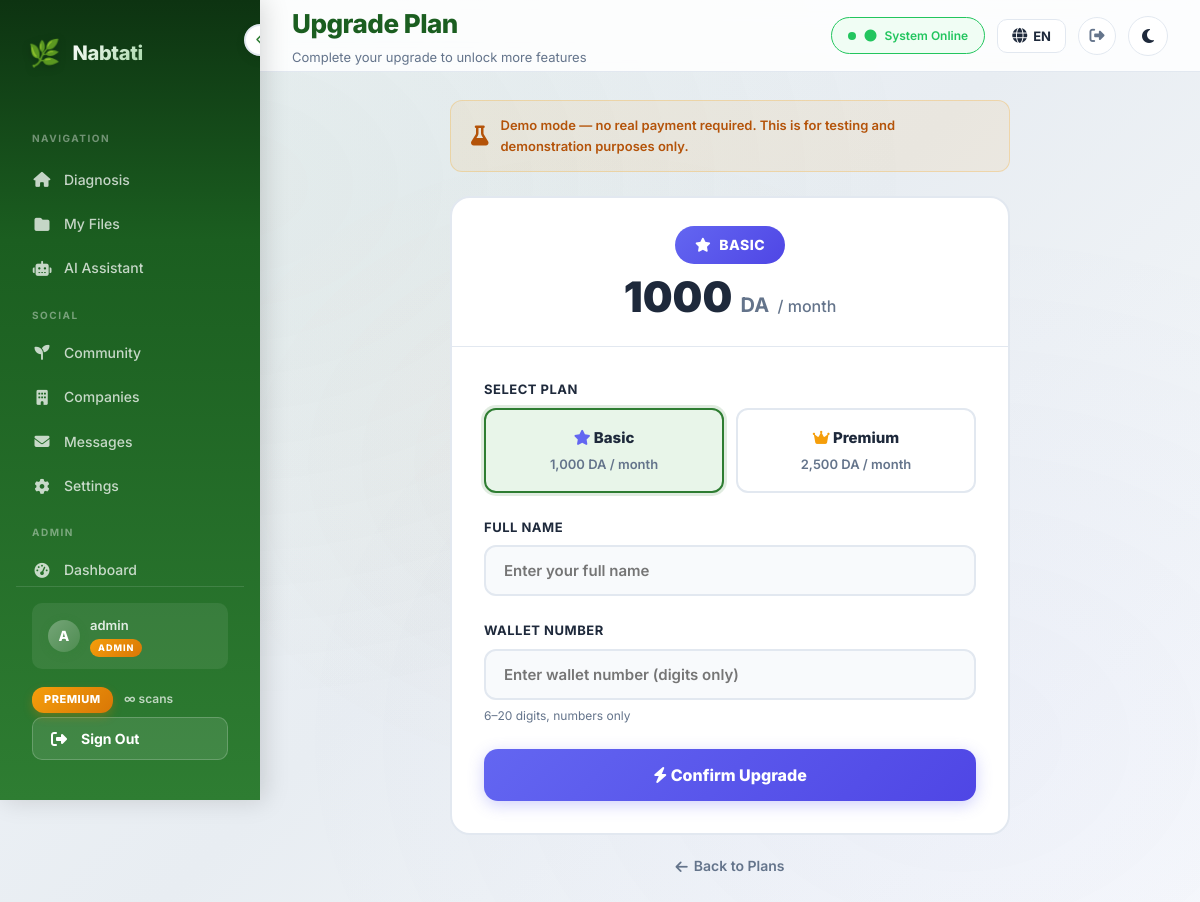
The page /upgrade/ (signed in) on the database its author committed.
### analysis/models.py (models this page shows, shortened)
class CustomUser(AbstractUser):
    email = models.EmailField(unique=True)
    email_verified = models.BooleanField(default=False)
    birth_date = models.DateField(null=True, blank=True)
    PURPOSE_CHOICES = [
        ("farmer", "Farmer"),
        ("company", "Company"),
        ("other", "Other"),
    ]
    purpose = models.CharField(
        max_length=20,
        choices=PURPOSE_CHOICES,
        default="other",
    )
    user_code = models.CharField(
        max_length=6,
        unique=True,
        default=generate_user_code,
    )
    avatar = models.ImageField(upload_to="avatars/", null=True, blank=True)
    bio = models.TextField(max_length=500, blank=True)
    location = models.CharField(max_length=100, blank=True)
    crops_of_interest = models.JSONField(default=list, blank=True)
    role = models.CharField(
        max_length=10,
        choices=ROLE_CHOICES,
        default="user",
    )
    plan_type = models.CharField(
        max_length=10,
        choices=PLAN_CHOICES,
        default="free",
    )
    subscription_start = models.DateTimeField(null=True, blank=True)
    subscription_end = models.DateTimeField(null=True, blank=True)
    daily_scan_count = models.PositiveIntegerField(default=0)
    last_scan_date = models.DateField(null=True, blank=True)
    total_scans_count = models.PositiveIntegerField(default=0)
    class Meta:
        verbose_name = "User"
        verbose_name_plural = "Users"
    def get_display_name(self):
        if self.role == "company":
            try:
                return self.company_profile.company_name
            except Exception:
                return self.get_full_name() or self.username
        return self.get_full_name() or self.username
    @property
    def is_expert(self):
        return self.role == "expert"
    @property
    def is_admin_role(self):
        return self.role == "admin" or self.is_staff
    @property
    def effective_plan_type(self):
        if self.is_staff:
            return "premium"
        return self.plan_type
    @property
    def plan_config(self):
        return PLAN_CONFIG.get(self.effective_plan_type, PLAN_CONFIG["free"])
    def get_daily_limit(self):
        return self.plan_config["daily_limit"]
    def remaining_scans_today(self):
        from django.utils import timezone as tz
        self._reset_daily_count_if_needed(tz.localdate())
        limit = self.get_daily_limit()
        if limit is None:
            return None
        return max(0, limit - self.daily_scan_count)
    def can_use_chat(self):
        if self.is_staff:
            return True
        return self.plan_type == "premium"
    def check_and_expire_subscription(self):
        if self.is_staff:
            return False  # Staff never expire
    def _reset_daily_count_if_needed(self, today):
        if self.last_scan_date != today:
            self.daily_scan_count = 0
            self.last_scan_date = today
            self.save(update_fields=["daily_scan_count", "last_scan_date"])

### analysis/views.py (the view, shortened to what this page needs)
# urls.py: path("upgrade/", views.upgrade_plan, name="upgrade_plan"),
@login_required
def upgrade_plan(request):
    selected_plan = request.GET.get("plan", "basic")
    if selected_plan not in ("basic", "premium"):
        selected_plan = "basic"
    plan_config = PLAN_CONFIG.get(selected_plan, PLAN_CONFIG["basic"])
    context = {
        "selected_plan": selected_plan,
        "plan_config": plan_config,
        "errors": {},
        "form_data": {},
    }
    return render(request, "analysis/upgrade.html", context)

### experts/services.py (called while the page is built)
def get_unread_count(user: CustomUser) -> int:
    from experts.models import Message, Conversation
    from django.db.models import Q
    conversations = Conversation.objects.filter(Q(user=user) | Q(expert=user))
    return Message.objects.filter(
        conversation__in=conversations,
        is_read=False,
    ).exclude(sender=user).count()

### analysis/templates/analysis/upgrade.html (shortened to what this page needs)
{% extends "analysis/base.html" %}
{% load static %}
{% load i18n %}
{% block header_title %}{% trans "Upgrade Plan" %}{% endblock %}
{% block header_subtitle %}{% trans "Complete your upgrade to unlock more features" %}{% endblock %}
{% block content %}
<div class="upgrade-container">
    <div class="demo-warning">
        <i class="fas fa-flask" style="font-size: 20px; flex-shrink: 0;"></i>
        <span>{% trans "Demo mode — no real payment required. This is for testing and demonstration purposes only." %}</span>
    </div>
    <div class="upgrade-card">
        <div class="upgrade-card-header">
            <div class="upgrade-plan-badge {{ selected_plan }}">
                {% if selected_plan == 'premium' %}
                    <i class="fas fa-crown"></i> {% trans "Premium" %}
                {% else %}
                    <i class="fas fa-star"></i> {% trans "Basic" %}
                {% endif %}
            </div>
            <div class="upgrade-price">
                {{ plan_config.price|stringformat:"d" }}
                <span class="currency">DA</span>
                <span class="period">/ {% trans "month" %}</span>
            </div>
        </div>
        <form method="POST" class="upgrade-form" id="upgradeForm">
            <div class="form-group">
                <label class="form-label">{% trans "Select Plan" %}</label>
                <div class="plan-switcher">
                    <div class="plan-option">
                        <label for="plan_basic" class="plan-option-label">
                            <span class="plan-opt-name"><i class="fas fa-star" style="color:#6366f1;"></i> {% trans "Basic" %}</span>
                            <span class="plan-opt-price">1,000 DA / {% trans "month" %}</span>
                        </label>
                    </div>
                    <div class="plan-option">
                        <label for="plan_premium" class="plan-option-label">
                            <span class="plan-opt-name"><i class="fas fa-crown" style="color:#f59e0b;"></i> {% trans "Premium" %}</span>
                            <span class="plan-opt-price">2,500 DA / {% trans "month" %}</span>
                        </label>
                    </div>
                </div>
            </div>
            <div class="form-group">
                <label class="form-label" for="full_name">{% trans "Full Name" %}</label>
                <input type="text" class="form-input {% if errors.full_name %}error{% endif %}"
                       id="full_name" name="full_name"
                       placeholder="{% trans 'Enter your full name' %}"
                       value="{{ form_data.full_name|default:'' }}"
                       required minlength="2" maxlength="150" autocomplete="name">
            </div>
            <div class="form-group">
                <label class="form-label" for="wallet_number">{% trans "Wallet Number" %}</label>
                <input type="text" class="form-input {% if errors.wallet_number %}error{% endif %}"
                       id="wallet_number" name="wallet_number"
                       placeholder="{% trans 'Enter wallet number (digits only)' %}"
                       value="{{ form_data.wallet_number|default:'' }}"
                       required pattern="[0-9]{6,20}" inputmode="numeric" maxlength="20"
                       oninput="this.value = this.value.replace(/[^0-9]/g, '')">
                {% if errors.wallet_number %}
                <div class="form-error"><i class="fas fa-exclamation-circle"></i> {{ errors.wallet_number }}</div>
                {% else %}
                <div class="form-hint">{% trans "6–20 digits, numbers only" %}</div>
                {% endif %}
            </div>
            <button type="submit" class="submit-btn {{ selected_plan }}-btn" id="submitBtn">
                <span class="btn-text">
                    <i class="fas fa-bolt"></i>
                    {% trans "Confirm Upgrade" %}
                </span>
            </button>
        </form>
    </div>
    <a href="{% url 'plans' %}" class="back-link">
        <i class="fas fa-arrow-left"></i> {% trans "Back to Plans" %}
    </a>
</div>
{% endblock %}

### analysis/templates/analysis/base.html (shortened to what this page needs)
{% load static %}
{% load i18n %}
<!DOCTYPE html>
<html lang="{{ LANGUAGE_CODE }}" dir="{% if LANGUAGE_CODE == 'ar' %}rtl{% else %}ltr{% endif %}" data-theme="light">
<head>
    <link href="https://cdnjs.cloudflare.com/ajax/libs/font-awesome/6.4.0/css/all.min.css" rel="stylesheet">
    <link rel="stylesheet" href="{% static 'css/style.css' %}">
    <link rel="stylesheet" href="{% static 'css/mobile.css' %}">
</head>
<body>
    <aside class="sidebar" id="sidebar" role="navigation" aria-label="{% trans 'Main navigation' %}" style="display:flex;flex-direction:column;">
        <button class="toggle-btn" onclick="toggleSidebar()" aria-label="{% trans 'Toggle sidebar' %}" aria-expanded="true">
            <i class="fas fa-chevron-left"></i>
        </button>
        <div class="logo">
            <span class="logo-icon">🌿</span>
            <span class="logo-text">Nabtati</span>
        </div>
        <div class="nav-section-label">{% trans "Navigation" %}</div>
        <div style="flex:1;overflow-y:auto;">
        <nav>
            <a href="{% url 'home' %}" class="nav {% block nav_home %}{% endblock %}" {% block nav_home_aria %}{% endblock %}>
                <i class="fas fa-home"></i>
                <span class="nav-text">{% trans "Diagnosis" %}</span>
            </a>
            <a href="{% url 'my_files' %}" class="nav {% block nav_files %}{% endblock %}" {% block nav_files_aria %}{% endblock %}>
                <i class="fas fa-folder"></i>
                <span class="nav-text">{% trans "My Files" %}</span>
            </a>
            <a href="{% url 'assistant' %}" class="nav {% block nav_assistant %}{% endblock %}" {% block nav_assistant_aria %}{% endblock %}>
                <i class="fas fa-robot"></i>
                <span class="nav-text">{% trans "AI Assistant" %}</span>
            </a>
            <div class="nav-section-label">{% trans "Social" %}</div>
            <a href="{% url 'community:feed' %}" class="nav {% block nav_community %}{% endblock %}">
                <i class="fas fa-seedling"></i>
                <span class="nav-text">{% trans "Community" %}</span>
            </a>
            <a href="{% url 'companies:directory' %}" class="nav {% block nav_companies %}{% endblock %}">
                <i class="fas fa-building"></i>
                <span class="nav-text">{% trans "Companies" %}</span>
            </a>
            <a href="{% url 'companies:user_messages' %}" class="nav {% block nav_user_messages %}{% endblock %}">
                <i class="fas fa-envelope"></i>
                <span class="nav-text">{% trans "Messages" %}</span>
            </a>
            <a href="{% url 'settings' %}" class="nav {% block nav_settings %}{% endblock %}">
                <i class="fas fa-cog"></i>
                <span class="nav-text">{% trans "Settings" %}</span>
            </a>
        </nav>
        {% if user.is_staff %}
        <div class="nav-section-label">{% trans "Admin" %}</div>
        <nav>
            <a href="{% url 'manager:dashboard' %}" class="nav {% block nav_admin_dashboard %}{% endblock %}">
                <i class="fas fa-gauge-high"></i>
                <span class="nav-text">{% trans "Dashboard" %}</span>
            </a>
        </nav>
        {% endif %}
        </div>
        <div class="sidebar-footer">
            {% if user.is_authenticated %}
            <div class="user-info">
                <div class="user-avatar">{{ user.username|make_list|first|upper }}</div>
                <span class="nav-text user-name">
                    {{ user.get_display_name }}
                    {% if user.is_staff %}
                    <span class="admin-badge-sm">{% trans "ADMIN" %}</span>
                    {% endif %}
                </span>
            </div>
            <div class="nav-text plan-info-sidebar" style="padding: 10px 0 4px 0; font-size: 12px;">
                <span class="plan-badge plan-badge-{{ plan_type }}" style="
                    display: inline-block;
                    padding: 4px 12px;
                    border-radius: 12px;
                    font-size: 11px;
                    font-weight: 800;
                    letter-spacing: 0.5px;
                    text-transform: uppercase;
                    {% if plan_type == 'premium' %}
                        background: linear-gradient(135deg, #f59e0b, #d97706);
                        color: #fff;
                        box-shadow: 0 4px 10px rgba(217, 119, 6, 0.3);
                    {% elif plan_type == 'basic' %}
                        background: linear-gradient(135deg, #6366f1, #4f46e5);
                        color: #fff;
                        box-shadow: 0 4px 10px rgba(79, 70, 229, 0.3);
                    {% else %}
                        background: #fff;
                        color: var(--primary);
                        box-shadow: 0 4px 10px rgba(0,0,0,0.1);
                    {% endif %}
                ">{{ plan_label }}</span>
                {% if daily_limit is not None %}
                <span style="color: rgba(255,255,255,0.7); margin-left: 8px; font-weight: 600;">
                    {{ remaining_scans }}/{{ daily_limit }} {% trans "scans" %}
                </span>
                {% else %}
                <span style="color: rgba(255,255,255,0.7); margin-left: 8px; font-weight: 600;">
                    ∞ {% trans "scans" %}
                </span>
                {% endif %}
            </div>
            <button class="sidebar-logout-btn" onclick="confirmLogout()" data-logout-url="{% url 'logout' %}">
                <i class="fas fa-right-from-bracket"></i>
                <span class="nav-text">{% trans "Sign Out" %}</span>
            </button>
            {% else %}
            <a href="{% url 'login' %}" class="nav">
                <i class="fas fa-sign-in-alt"></i>
                <span class="nav-text">{% trans "Login" %}</span>
            </a>
            {% endif %}
        </div>
    </aside>
    <div class="main-wrapper">
        <header class="header desktop-header">
            <div>
                <h1 class="header-title">{% block header_title %}Nabtati{% endblock %}</h1>
                <p class="header-subtitle">{% block header_subtitle %}{% endblock %}</p>
            </div>
            <div class="header-actions">
                {% block header_actions %}
                <span class="status-badge" role="status" aria-live="polite">
                    <i class="fas fa-circle"></i> {% trans "System Online" %}
                </span>
                {% endblock %}
                <div class="lang-switcher" id="langSwitcher">
                    <button class="lang-btn" id="langToggle" type="button" aria-label="{% trans 'Change language' %}">
                        <i class="fas fa-globe"></i>
                        <span>{{ LANGUAGE_CODE|upper }}</span>
                    </button>
                </div>
                {% if user.is_authenticated %}
                <button class="header-logout-btn" onclick="confirmLogout()" data-logout-url="{% url 'logout' %}" title="{% trans 'Sign Out' %}">
                    <i class="fas fa-right-from-bracket"></i>
                </button>
                {% endif %}
                <button class="theme-toggle desktop-theme-toggle" onclick="toggleTheme()" aria-label="{% trans 'Toggle dark mode' %}">
                    <i class="fas fa-moon" id="theme-icon"></i>
                </button>
            </div>
        </header>
        <main class="content" id="main-content">
            {% block content %}{% endblock %}
        </main>
    </div>
</body>
</html>

### static/css/mobile.css (style rules this page uses)
.user-info { display: flex; align-items: center; gap: 10px; padding: 12px 16px; margin-bottom: 8px; border-radius: var(--radius-sm); background: rgba(255, 255, 255, 0.08); }
.user-avatar { width: 32px; height: 32px; border-radius: 50%; background: linear-gradient(135deg, rgba(255,255,255,0.3), rgba(255,255,255,0.1)); display: flex; align-items: center; justify-content: center; font-weight: 800; font-size: 14px; color: white; flex-shrink: 0; }
.user-name { font-size: 13px; font-weight: 600; color: rgba(255,255,255,0.85); }
@media (min-width: 320px) { .header-title { font-size: clamp(18px, 4vw, 26px); } }

### rows shown on the page
CustomUser: username|make_list "A", get_display_name "admin", plan_type "PREMIUM"

### other values the page prints
{{ LANGUAGE_CODE|upper }} "EN"
{{ plan_config.price|stringformat:"d" }} "1000"
